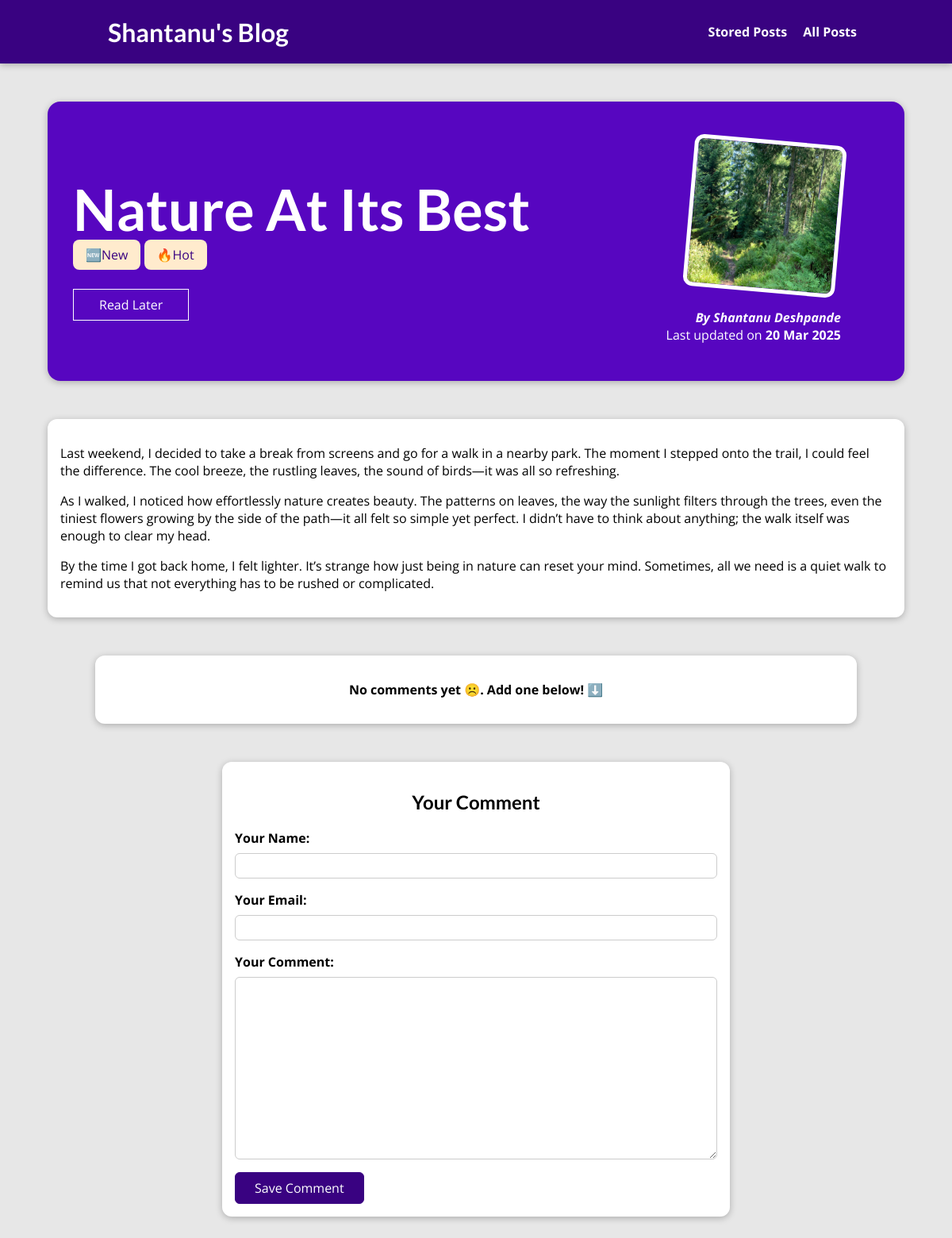
The page /posts/nature-at-its-best on the database its author committed.
### blog/models.py (models this page shows, shortened)
class Post(models.Model):
    title = models.CharField(max_length=30)
    excerpt = models.CharField(max_length=200)
    image = models.ImageField(upload_to='posts', null=True)
    date = models.DateField(auto_now=True)
    slug = models.SlugField(unique=True)
    content = models.TextField(validators=[MinLengthValidator(10)])
    author = models.ForeignKey(Author, on_delete=models.SET_NULL, null=True, related_name="posts")
    tags = models.ManyToManyField(Tag)

class Tag(models.Model):
    caption = models.CharField(max_length=20)
    def __str__(self):
        return self.caption

class Author(models.Model):
    firstName = models.CharField(max_length=20)
    lastName = models.CharField(max_length=20)
    email = models.EmailField()
    def __str__(self):
        return self.firstName+" "+self.lastName

### blog/views.py (the view, shortened to what this page needs)
# urls.py: path('posts/<slug:slug>', views.SinglePostView.as_view(), name='post-detail-page'),
class SinglePostView(View):
    def isStoredPosts(self, request, postId):
        storedPosts = request.session.get('stored_posts')
        if(storedPosts is not None):
            isSavedForLater = postId in storedPosts
        else:
            isSavedForLater = False
        return isSavedForLater
    def get(self, request, slug):
        post = Post.objects.get(slug=slug)
        context = {
            'post':post,
            'postTags':post.tags.all(),
            'commentForm': CommentForm(),
            'comments': post.comments.all().order_by("-id"),
            'savedForLater': self.isStoredPosts(request, post.id)
        }
        return render(request, 'post-detail.html', context)

### blog/forms.py
class CommentForm(forms.ModelForm):
    class Meta:
        model = Comment
        exclude = ['post']
        labels = {
            'userName': 'Your Name',
            'userEmail': 'Your Email',
            'text': 'Your Comment'
        }

### blog/templates/post-detail.html (shortened to what this page needs)
{% extends 'base.html' %}
{% load static %}
{% block css_files %}
    <link rel="stylesheet" href="{% static 'post-detail.css' %}">
{% endblock %}
{% block content %}
<section id="summary">
    <h2>{{ post.title }}</h2>
    <div>
        {% for tag in postTags %}
            <span class="tag">{{ tag }}</span>
        {% endfor %}
    </div>
    <div id="read-later">
        <form action="{% url 'read-later' %}" method="POST">
            <button>
                {% if savedForLater %}
                    Remove from "Read Later" list
                {% else %}
                    Read Later
                {% endif %}
            </button>
        </form>
    </div>
    <article>
        <img src="{{ post.image.url }}" alt="{{ post.title }}">
        <address>By <a href="mailto:{{ post.author.email }}">{{ post.author }}</a>  </address>
        <div>
            Last updated on <time>{{ post.date|date:"d M Y" }}</time>
        </div>
    </article>
</section>
    <main>
        {{ post.content|linebreaks }}
    </main>
    <section id="comments">
        <ul>
            {% if not comments  %}
                <p><b><center>No comments yet ☹️. Add one below! ⬇️</center> </b></p>
            {% endif %}
        </ul>
    </section>
    <section id="comment-form">
        <h2><center>Your Comment</center></h2>
        <form action="{% url 'post-detail-page' post.slug %}" method="POST">
            {% for field in commentForm %}
                <div class="form-control {% if field.errors %} invalid {% endif %}">
                    {{ field.label_tag }}
                    {{ field }}
                </div>
            {% endfor %}
            <button>Save Comment</button>
        </form>
    </section>
{% endblock %}

### blog/static/app.css (style rules this page uses)
* { box-sizing: border-box; }
html { font-family: 'Open Sans', 'Lato', sans-serif; }
body { margin: 0; }
h1, h2, h3 { font-family: 'Lato', sans-serif; font-weight: bold; }

### blog/static/post-detail.css (style rules this page uses)
body { background-color: #e7e7e7; }
#summary { margin: 8rem auto 3rem auto; padding: 2rem; width: 90%; max-width: 90rem; border-radius: 16px; background-color: #5706c0; position: relative; box-shadow: 0 2px 8px rgba(0, 0, 0, 0.25); height: 22rem; }
#summary h2 { color: white; font-size: 4.5rem; margin-bottom: 0.25rem; }
#summary article { position: absolute; top: 2rem; right: 3rem; padding: 1rem 2rem; border-radius: 12px; text-align: right; color: white; }
#summary article img { width: 12rem; height: 12rem; border-radius: 12px; transform: rotateZ(5deg); border: 5px solid white; margin-bottom: 1rem; }
#summary address { font-weight: bold; }
#summary a { color: white; text-decoration: none; }
#summary time { font-weight: bold; }
#read-later { margin: 2rem 0; }
#read-later button { background-color: transparent; border: 1px solid white; padding: 0.5rem 2rem; font: inherit; color: white; cursor: pointer; transition: all 0.3s ease-in-out; }
main { width: 90%; max-width: 90rem; margin: 3rem auto; background-color: white; padding: 1rem; border-radius: 12px; box-shadow: 0 2px 8px rgba(0, 0, 0, 0.25); }
.tag { background-color:blanchedalmond; color: #390281; padding: 0.5rem 1rem; border-radius: 8px; }
#comment-form { margin: 3rem auto; width: 90%; max-width: 40rem; border-radius: 12px; background-color: white; box-shadow: 0 2px 8px rgba(0, 0, 0, 0.25); padding: 1rem; }
#comment-form button { font: inherit; background-color: #390281; color: white; border: 1px solid #390281; padding: 0.5rem 1.5rem; border-radius: 6px; cursor: pointer; }
.form-control { margin-bottom: 1rem; }
.form-control label { font-weight: bold; margin-bottom: 0.5rem; display: block; }
.form-control input, .form-control textarea { display: block; width: 100%; font: inherit; padding: 0.25rem; border-radius: 6px; border: 1px solid #ccc; }
#comments { margin: 3rem auto; width: 90%; max-width: 60rem; border-radius: 12px; background-color: white; box-shadow: 0 2px 8px rgba(0, 0, 0, 0.25); padding: 1rem 2rem; }
#comments ul { list-style: none; margin: 0; padding: 0; }

### rows shown on the page
Post: title "Nature At Its Best", image (picture), author "Shantanu Deshpande", date "20 Mar 2025", content "Last weekend, I decided to take a break from screens and go for a walk in a nearby park. The moment I stepped onto the trail, I could feel the difference. The cool breeze, the rustling leaves, the sound of birds—it was all so refreshing. As I walked, I noticed how effortlessly nature creates beauty. The patterns on leaves, the way the sunlight filters through the trees, even the tiniest flowers growing by the side of the path—it all felt so simple yet perfect. I didn’t have to think about anything; the walk itself was enough to clear my head. By the time I got back home, I felt lighter. It’s strange how just being in nature can reset your mind. Sometimes, all we need is a quiet walk to…"
Tag: caption "🆕New"
Tag: caption "🔥Hot"

### other values the page prints
{{ field.label_tag }} "Your Name:" "Your Email:" "Your Comment:"
